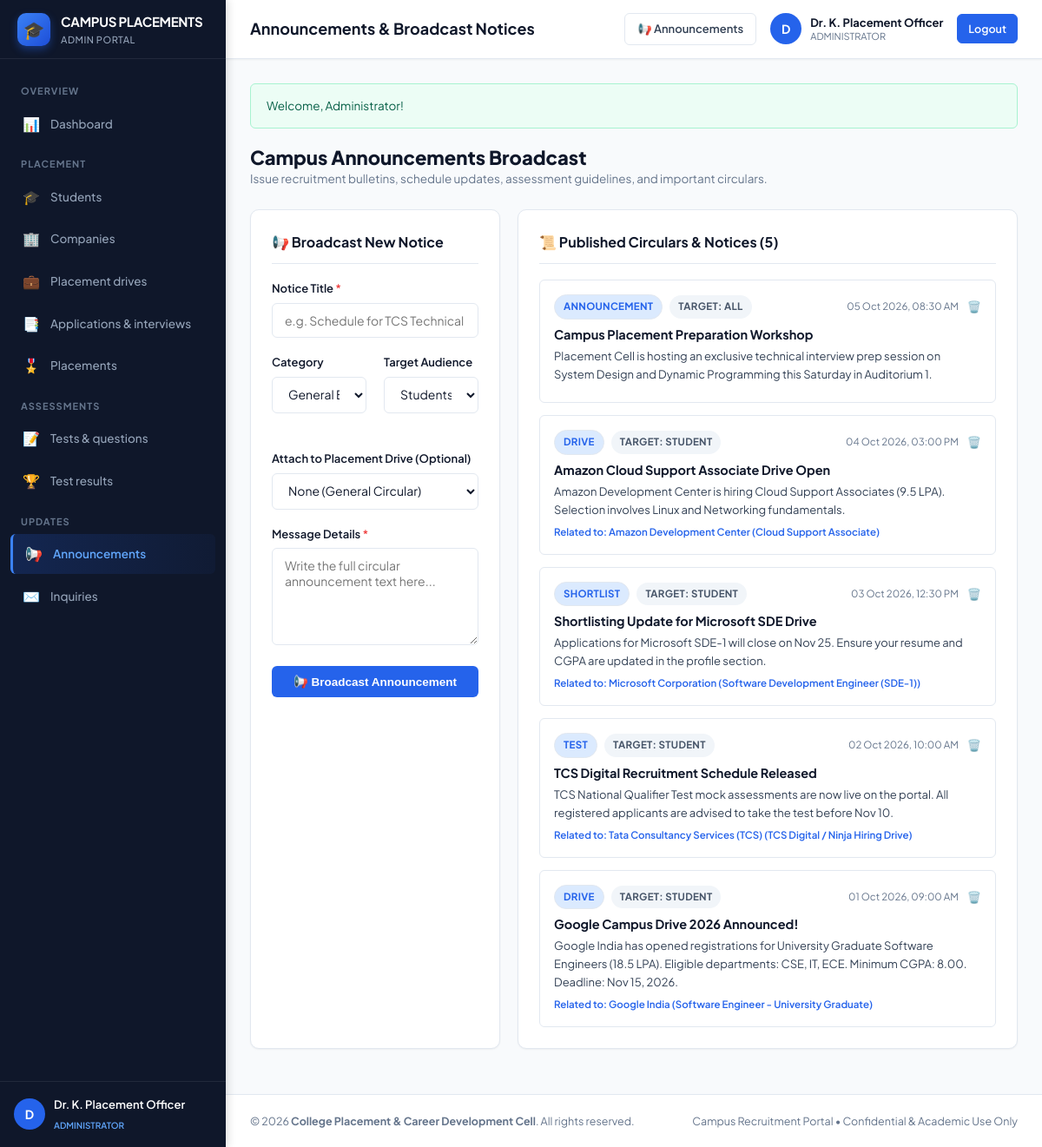
The page /admin/notifications.php (signed in) on the database its author committed.
### tables this page shows
CREATE TABLE `notifications` (
    `id` INT AUTO_INCREMENT PRIMARY KEY,
    `title` VARCHAR(200) NOT NULL,
    `message` TEXT NOT NULL,
    `type` ENUM('drive', 'test', 'shortlist', 'interview', 'selection', 'announcement') DEFAULT 'announcement',
    `target_role` ENUM('all', 'student', 'recruiter') DEFAULT 'all',
    `drive_id` INT DEFAULT NULL,
    `created_at` TIMESTAMP DEFAULT CURRENT_TIMESTAMP
);

CREATE TABLE `companies` (
    `id` INT AUTO_INCREMENT PRIMARY KEY,
    `user_id` INT DEFAULT NULL UNIQUE,
    `name` VARCHAR(150) NOT NULL,
    `email` VARCHAR(150) NOT NULL,
    `phone` VARCHAR(20) DEFAULT NULL,
    `website` VARCHAR(255) DEFAULT NULL,
    `logo` VARCHAR(255) DEFAULT NULL,
    `location` VARCHAR(150) DEFAULT NULL,
    `industry` VARCHAR(100) DEFAULT 'Information Technology',
    `description` TEXT DEFAULT NULL,
    `created_at` TIMESTAMP DEFAULT CURRENT_TIMESTAMP,
    CONSTRAINT `fk_companies_user` FOREIGN KEY (`user_id`) REFERENCES `users` (`id`) ON DELETE SET NULL
);

CREATE TABLE `placement_drives` (
    `id` INT AUTO_INCREMENT PRIMARY KEY,
    `company_id` INT NOT NULL,
    `job_title` VARCHAR(150) NOT NULL,
    `job_role` VARCHAR(100) NOT NULL,
    `package_lpa` DECIMAL(5,2) NOT NULL,
    `job_location` VARCHAR(150) NOT NULL,
    `job_description` TEXT NOT NULL,
    `required_skills` TEXT DEFAULT NULL,
    `min_cgpa` DECIMAL(4,2) NOT NULL DEFAULT 6.00,
    `max_backlogs` INT NOT NULL DEFAULT 0,
    `min_tenth_percentage` DECIMAL(5,2) NOT NULL DEFAULT 60.00,
    `min_twelfth_percentage` DECIMAL(5,2) NOT NULL DEFAULT 60.00,
    `eligible_departments` VARCHAR(255) NOT NULL DEFAULT 'CSE, IT, ECE, EEE',
    `selection_process` TEXT DEFAULT NULL,
    `application_deadline` DATE NOT NULL,
    `drive_date` DATE DEFAULT NULL,
    `status` ENUM('active', 'upcoming', 'closed') DEFAULT 'active',
    `created_at` TIMESTAMP DEFAULT CURRENT_TIMESTAMP,
    CONSTRAINT `fk_drives_company` FOREIGN KEY (`company_id`) REFERENCES `companies` (`id`) ON DELETE CASCADE
);

### config/database.php (called while the page is built, shortened)
<?php
function base_url($path = '') {
    $protocol = (!empty($_SERVER['HTTPS']) && $_SERVER['HTTPS'] !== 'off') ? "https://" : "http://";
    $host = $_SERVER['HTTP_HOST'] ?? 'localhost';
    $scriptName = str_replace('\\', '/', $_SERVER['SCRIPT_NAME'] ?? '');
    $baseDir = '';
    if (strpos($scriptName, '/student-placement-system/') === 0) {
        $baseDir = '/student-placement-system';
    } elseif (strpos($scriptName, '/student-placement-management-system/') === 0) {
        $baseDir = '/student-placement-management-system';
    } else {
        $parts = explode('/', trim($scriptName, '/'));
        if (!empty($parts[0]) && !preg_match('/\.php$/', $parts[0])) {
            $baseDir = '/' . $parts[0];
        }
    }
    $cleanPath = ltrim($path, '/');
    return $protocol . $host . $baseDir . ($cleanPath ? '/' . $cleanPath : '');
}
function get_flash() {
    if (isset($_SESSION['flash'])) {
        $flash = $_SESSION['flash'];
        return $flash;
    }
    return null;
}
function e($string) {
    return htmlspecialchars($string ?? '', ENT_QUOTES, 'UTF-8');
}

### admin/notifications.php (the view, shortened to what this page needs)
<?php
require_once __DIR__ . '/../config/database.php';
$stmt = $pdo->query("SELECT n.*, d.job_title, c.name as company_name
                    FROM notifications n
                    LEFT JOIN placement_drives d ON n.drive_id = d.id
                    LEFT JOIN companies c ON d.company_id = c.id
                    ORDER BY n.created_at DESC");
$notifications = $stmt->fetchAll();
$flash = get_flash();
?>
<?php include __DIR__ . '/../includes/header.php'; ?>
<div class="app-wrapper">
    <?php include __DIR__ . '/../includes/sidebar.php'; ?>
    <div class="app-main">
        <?php include __DIR__ . '/../includes/navbar.php'; ?>
        <div class="app-content">
            <?php if ($flash): ?>
                <div class="alert alert-<?= e($flash['type']) ?>">
                    <?= e($flash['message']) ?>
                </div>
            <?php endif; ?>
            <div style="display: flex; justify-content: space-between; align-items: flex-end; margin-bottom: 24px; flex-wrap: wrap; gap: 16px;">
                <div>
                    <h2 style="font-size: 22px; font-weight: 800; color: var(--text-main);">Campus Announcements Broadcast</h2>
                    <p style="color: var(--text-muted); font-size: 13.5px;">
                        Issue recruitment bulletins, schedule updates, assessment guidelines, and important circulars.
                    </p>
                </div>
            </div>
            <div class="grid-cols-1-2">
                <div class="card">
                    <div class="card-header">
                        <div class="card-title">📢 Broadcast New Notice</div>
                    </div>
                    <form method="POST" action="<?= base_url('admin/notifications.php') ?>">
                        <div class="form-group">
                            <label class="form-label">Notice Title <span class="req">*</span></label>
                            <input type="text" name="title" class="form-control" placeholder="e.g. Schedule for TCS Technical Assessment" required>
                        </div>
                        <div class="grid-cols-2">
                            <div class="form-group">
                                <label class="form-label">Category</label>
                                <select name="type" class="form-control">
                                    <option value="announcement">General Bulletin</option>
                                </select>
                            </div>
                            <div class="form-group">
                                <label class="form-label">Target Audience</label>
                                <select name="target_role" class="form-control">
                                    <option value="student" selected>Students Only</option>
                                </select>
                            </div>
                        </div>
                        <div class="form-group">
                            <label class="form-label">Attach to Placement Drive (Optional)</label>
                            <select name="drive_id" class="form-control">
                                <option value="">None (General Circular)</option>
                            </select>
                        </div>
                        <div class="form-group">
                            <label class="form-label">Message Details <span class="req">*</span></label>
                            <textarea name="message" class="form-control" rows="5" placeholder="Write the full circular announcement text here..." required></textarea>
                        </div>
                        <button type="submit" class="btn btn-primary btn-block">
                            📢 Broadcast Announcement
                        </button>
                    </form>
                </div>
                <div class="card">
                    <div class="card-header">
                        <div class="card-title">📜 Published Circulars & Notices (<?= count($notifications) ?>)</div>
                    </div>
                    <div style="display: flex; flex-direction: column; gap: 14px;">
                        <?php foreach ($notifications as $n): ?>
                            <div style="padding: 16px; border: 1px solid var(--border-color); border-radius: var(--radius-sm); background: #ffffff;">
                                <div style="display: flex; justify-content: space-between; align-items: center; margin-bottom: 8px;">
                                    <div style="display: flex; align-items: center; gap: 8px;">
                                        <span class="status-badge badge-primary"><?= strtoupper($n['type']) ?></span>
                                        <span class="status-badge badge-secondary">Target: <?= e($n['target_role']) ?></span>
                                    </div>
                                    <div style="display: flex; align-items: center; gap: 10px;">
                                        <span style="font-size: 11.5px; color: var(--text-muted);"><?= date('d M Y, h:i A', strtotime($n['created_at'])) ?></span>
                                        <a href="<?= base_url('admin/notifications.php?delete=' . $n['id']) ?>" onclick="return confirm('Delete this announcement?');" style="color: var(--danger); font-size: 13px;" title="Delete Notice">
                                            🗑️
                                        </a>
                                    </div>
                                </div>
                                <h4 style="font-size: 14.5px; font-weight: 700; color: var(--text-main); margin-bottom: 6px;">
                                    <?= e($n['title']) ?>
                                </h4>
                                <p style="font-size: 13px; color: var(--text-body); line-height: 1.6; margin-bottom: 6px;">
                                    <?= e($n['message']) ?>
                                </p>
                                <?php if (!empty($n['company_name'])): ?>
                                    <div style="font-size: 11.5px; color: var(--accent); font-weight: 600;">
                                        Related to: <?= e($n['company_name']) ?> (<?= e($n['job_title']) ?>)
                                    </div>
                                <?php endif; ?>
                            </div>
                        <?php endforeach; ?>
                    </div>
                </div>
            </div>
        </div>
        <?php include __DIR__ . '/../includes/footer.php'; ?>

### assets/css/style.css (style rules this page uses)
:root { --primary: #1e3a8a; --primary-hover: #1e40af; --primary-light: #eff6ff; --primary-border: #bfdbfe; --secondary: #0f172a; --accent: #2563eb; --accent-light: #dbeafe; --bg-page: #f8fafc; --bg-card: #ffffff; --bg-sidebar: #0f172a; --bg-input: #ffffff; --text-main: #0f172a; --text-body: #334155; --text-muted: #64748b; --text-light: #94a3b8; --text-white: #ffffff; --border-color: #e2e8f0; --border-light: #f1f5f9; --success: #10b981; --success-bg: #ecfdf5; --success-border: #a7f3d0; --warning: #f59e0b; --warning-bg: #fffbeb; --warning-border: #fde68a; --danger: #ef4444; --danger-bg: #fef2f2; --danger-border: #fecaca; --info: #0284c7; --info-bg: #f0f9ff; --info-border: #bae6fd; --purple: #7c3aed; --purple-bg: #f5f3ff; --purple-border: #ddd6fe; --shadow-sm: 0 1px 2px 0 rgb(0 0 0 / 0.05); --shadow-md: 0 4px 6px -1px rgb(0 0 0 / 0.1), 0 2px 4px -2px rgb(0 0 0 / 0.1); --shadow-lg: 0 10px 15px -3px rgb(0 0 0 / 0.1), 0 4px 6px -4px rgb(0 0 0 / 0.1); --radius-sm: 6px; --radius-md: 10px; --radius-lg: 14px; --radius-full: 9999px; --sidebar-width: 260px; --navbar-height: 68px; --transition: all 0.2s ease-in-out; }
* { box-sizing: border-box; margin: 0; padding: 0; }
body { font-family: 'Plus Jakarta Sans', -apple-system, BlinkMacSystemFont, 'Segoe UI', Roboto, sans-serif; background-color: var(--bg-page); color: var(--text-body); font-size: 14px; line-height: 1.6; min-height: 100vh; }
a { color: var(--accent); text-decoration: none; transition: var(--transition); }
h1, h2, h3, h4, h5, h6 { color: var(--text-main); font-weight: 700; line-height: 1.25; }
.app-wrapper { display: flex; min-height: 100vh; }
.app-main { flex: 1; margin-left: var(--sidebar-width); min-height: 100vh; display: flex; flex-direction: column; }
.app-content { padding: 28px; flex: 1; }
.grid-cols-2 { display: grid; grid-template-columns: repeat(2, 1fr); gap: 20px; margin-bottom: 24px; }
.grid-cols-1-2 { display: grid; grid-template-columns: 1fr 2fr; gap: 20px; margin-bottom: 24px; }
.card { background-color: var(--bg-card); border: 1px solid var(--border-color); border-radius: var(--radius-md); box-shadow: var(--shadow-sm); padding: 24px; position: relative; overflow: hidden; }
.card-header { display: flex; align-items: center; justify-content: space-between; margin-bottom: 18px; padding-bottom: 12px; border-bottom: 1px solid var(--border-color); }
.card-title { font-size: 16px; font-weight: 700; color: var(--text-main); display: flex; align-items: center; gap: 8px; }
.status-badge { display: inline-flex; align-items: center; gap: 5px; padding: 4px 10px; border-radius: var(--radius-full); font-size: 11.5px; font-weight: 700; letter-spacing: 0.3px; text-transform: uppercase; }
.badge-primary { background-color: var(--accent-light); color: var(--accent); border: 1px solid var(--border-color); }
.badge-secondary { background-color: #f1f5f9; color: #475569; }
.form-group { margin-bottom: 18px; }
.form-label { display: block; font-size: 13px; font-weight: 600; color: var(--text-main); margin-bottom: 6px; }
.form-label span.req { color: var(--danger); }
.form-control { width: 100%; padding: 10px 14px; border: 1px solid var(--border-color); border-radius: var(--radius-sm); background-color: var(--bg-input); font-size: 14px; color: var(--text-main); font-family: inherit; transition: var(--transition); }
textarea.form-control { resize: vertical; min-height: 100px; }
.btn { display: inline-flex; align-items: center; justify-content: center; gap: 8px; padding: 9px 18px; border-radius: var(--radius-sm); font-size: 13.5px; font-weight: 600; cursor: pointer; border: 1px solid transparent; transition: var(--transition); text-decoration: none; }
.btn-primary { background-color: var(--accent); color: #ffffff; }
.btn-block { width: 100%; }
.alert { padding: 14px 18px; border-radius: var(--radius-sm); margin-bottom: 20px; font-size: 13.5px; display: flex; align-items: center; gap: 12px; }
.alert-success { background: var(--success-bg); color: #065f46; border: 1px solid var(--success-border); }

### rows shown on the page
notifications: type "ANNOUNCEMENT", target_role "ALL", created_at "05 Oct 2026, 08:30 AM", title "Campus Placement Preparation Workshop", message "Placement Cell is hosting an exclusive technical interview prep session on System Design and Dynamic Programming this Saturday in Auditorium 1."
notifications: type "DRIVE", target_role "STUDENT", created_at "04 Oct 2026, 03:00 PM", title "Amazon Cloud Support Associate Drive Open", message "Amazon Development Center is hiring Cloud Support Associates (9.5 LPA). Selection involves Linux and Networking fundamentals.", companies.name "Amazon Development Center", placement_drives.job_title "Cloud Support Associate"
notifications: type "SHORTLIST", target_role "STUDENT", created_at "03 Oct 2026, 12:30 PM", title "Shortlisting Update for Microsoft SDE Drive", message "Applications for Microsoft SDE-1 will close on Nov 25. Ensure your resume and CGPA are updated in the profile section.", companies.name "Microsoft Corporation", placement_drives.job_title "Software Development Engineer (SDE-1)"
notifications: type "TEST", target_role "STUDENT", created_at "02 Oct 2026, 10:00 AM", title "TCS Digital Recruitment Schedule Released", message "TCS National Qualifier Test mock assessments are now live on the portal. All registered applicants are advised to take the test before Nov 10.", companies.name "Tata Consultancy Services (TCS)", placement_drives.job_title "TCS Digital / Ninja Hiring Drive"
notifications: type "DRIVE", target_role "STUDENT", created_at "01 Oct 2026, 09:00 AM", title "Google Campus Drive 2026 Announced!", message "Google India has opened registrations for University Graduate Software Engineers (18.5 LPA). Eligible departments: CSE, IT, ECE. Minimum CGPA: 8.00. Deadline: Nov 15, 2026.", companies.name "Google India", placement_drives.job_title "Software Engineer - University Graduate"

### other values the page prints
$section "OVERVIEW"
$icon "📊"
$label "Dashboard"
$section "PLACEMENT"
$icon "🎓"
$label "Students"
$icon "🏢"
$label "Companies"
$icon "💼"
$label "Placement drives"
$icon "📑"
$label "Applications & interviews"
$icon "🎖️"
$label "Placements"
$section "ASSESSMENTS"
